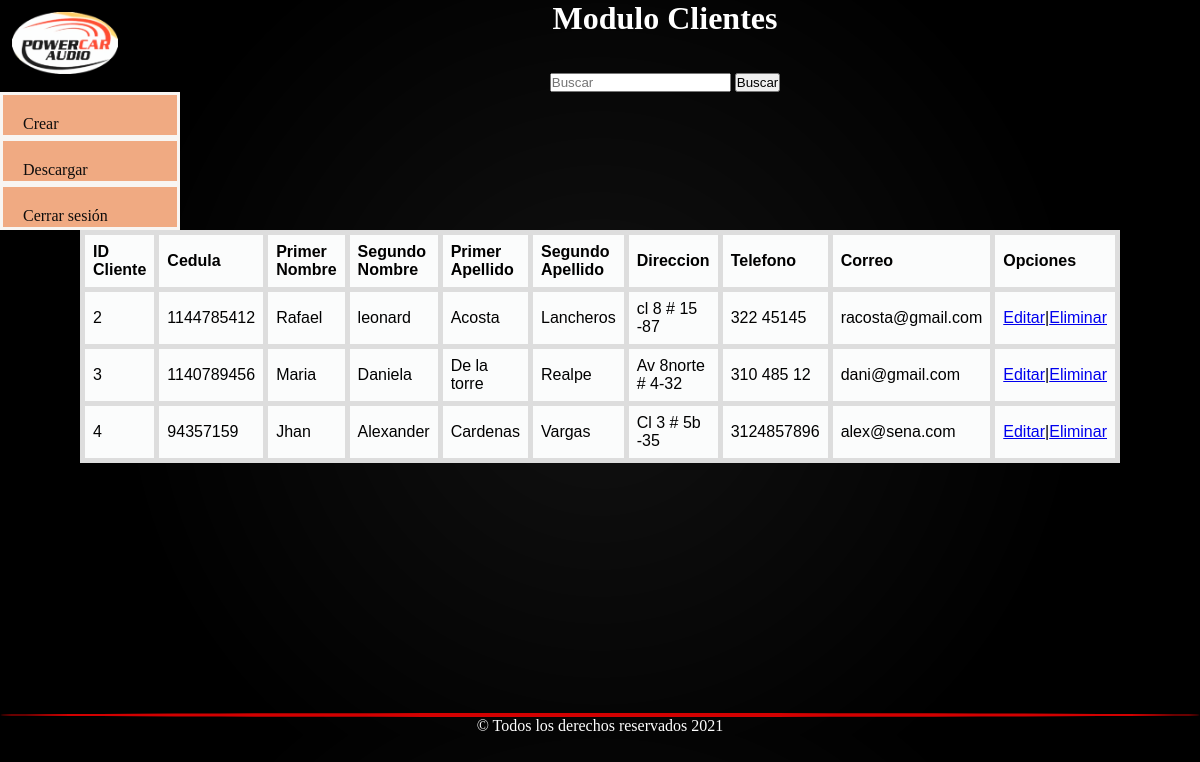
The page /Modulo_Clientes.php on the database its author committed.
### tables this page shows
CREATE TABLE `tbcliente` (
  `Cli_ID_Cliente` int(15) NOT NULL,
  `Cli_Cedula` int(14) NOT NULL,
  `Cli_P_Nombre` varchar(30) NOT NULL,
  `Cli_S_Nombre` varchar(30) NOT NULL,
  `Cli_P_Apellido` varchar(30) NOT NULL,
  `Cli_S_Apellido` varchar(30) NOT NULL,
  `Cli_Direccion` varchar(50) NOT NULL,
  `Cli_Telefono` varchar(10) NOT NULL,
  `Cli_Correo` varchar(50) NOT NULL
);

### includes/conexion_cliente.php (the view, shortened to what this page needs)
<?php
$servername = "localhost";
$username = "root";
$password = "";
$dbname = "db_powercaraudio";
$conn = mysqli_connect($servername, $username, $password, $dbname);
if (isset($_GET['busqueda'])) {
    $busqueda = $_GET['busqueda'];
    $sql = "SELECT * FROM `tbcliente` WHERE Cli_Cedula LIKE '%$busqueda%'";
} else {
    $sql = "SELECT * FROM tbcliente";
}
$result = mysqli_query($conn, $sql);
if (mysqli_num_rows($result) > 0) {
    while ($row = mysqli_fetch_assoc($result)) {
        $id = $row["Cli_ID_Cliente"];
        echo    "<tr>";
        echo "<td>" . $row["Cli_ID_Cliente"] . "</td>";
        echo "<td>" . $row["Cli_Cedula"] . "</td>";
        echo "<td>" . $row["Cli_P_Nombre"] . "</td>";
        echo "<td>" . $row["Cli_S_Nombre"] . "</td>";
        echo "<td>" . $row["Cli_P_Apellido"] . "</td>";
        echo "<td>" . $row["Cli_S_Apellido"] . "</td>";
        echo "<td>" . $row["Cli_Direccion"] . "</td>";
        echo "<td>" . $row["Cli_Telefono"] . "</td>";
        echo "<td>" . $row["Cli_Correo"] . "</td>";
        echo "<td><a href='../Modulo_Clientes/Editar_Eliminar_Cliente.php?cliente=$id'>Editar</a>|<a href='?cliente=$id'>Eliminar</a> </td>";
        echo "</tr>";
    }
} else {
    echo "0 results";
}

### Modulo_Clientes.php (shortened to what this page needs)
<!DOCTYPE html>
<html lang="es">
<head>
    <link rel="stylesheet" href="css/estilos_Mod_Clietes.css">
</head>
<body>
    <img class="img" src="Imag/CAR AUDIO.png" all="">
    <center>
        <h1 class="h1">Modulo Clientes</h1>
    </center>
    <br>><nav class="navbar navbar-light bg-light">
        <center>
            <div class="container-fluid">
                <form class="d-flex">
                    <input class="form-control me-2" type="text" name="busqueda" placeholder="Buscar" aria-label="Buscar">
                    <button class="btn btn-outline-success" type="submit">Buscar</button>
                </form>
            </div>
        </center>
    </nav>
    <nav>
        <ul>
            <li><a href="Crear_Cliente.php">Crear</a></li>
            <li><a href="#">Descargar</a></li>
            <li><a href="Pagina Principal.php">Cerrar sesión</a></li>
        </ul>
    </nav>
    <center>
        <table border="1" style="width:65%">
            <tr>
                <th>ID Cliente</th>
                <th>Cedula</th>
                <th>Primer Nombre</th>
                <th>Segundo Nombre</th>
                <th>Primer Apellido</th>
                <th>Segundo Apellido</th>
                <th>Direccion</th>
                <th>Telefono</th>
                <th>Correo</th>
                <th>Opciones</th>
            </tr>
            <?php
            include "includes/conexion_cliente.php";
            ?>
        </table>
    </center>
    <div class="linea border border-dark">-</div>
</body>
<div class="footer" <center>
    <footer>© Todos los derechos reservados 2021</footer>
</div>
</html>

### css/estilos_Mod_Clietes.css (style rules this page uses)
body { background: rgb(14,14,14); background: radial-gradient(circle, rgba(14,14,14,0.8211659663865546) 0%, rgba(0,0,0,0.927608543417367) 0%, rgba(0,0,0,1) 69%); }
.img { padding: 5px; margin: 5px; border: 2px solid black; float: left; width: 120px; }
.h1 { text-decoration: none; color: white; }
* { box-sizing:border-box; margin:0; padding:0; }
li { list-style-type:none; position:relative; width:120px; }
li a { text-decoration:none; display:inline-block; padding:20px 20px; width:180px; height:30px; border:3px solid rgb(248, 245, 242); color:rgb(14, 13, 13); background-color:rgb(240, 170, 130); }
.footer { text-decoration: none; color: white; text-align:center; }

### Modulo_Clientes.php (style rules this page uses)
.linea { margin-top: 250px; background-color: rgba(255, 0, 0, 0.822); height: 4px; border-radius: 100%; }
table { font-family: arial, sans-serif; border-collapse: collapse; width: 100%; }
td, th { border: 5px solid #dddddd; text-align: left; padding: 8px; }
tr { background-color: #FBFCFC; }

### rows shown on the page
tbcliente: Cli_ID_Cliente "2", Cli_Cedula "1144785412", Cli_P_Nombre "Rafael", Cli_S_Nombre "leonard", Cli_P_Apellido "Acosta", Cli_S_Apellido "Lancheros", Cli_Direccion "cl 8 # 15 -87", Cli_Telefono "322 45145", Cli_Correo "racosta@gmail.com"
tbcliente: Cli_ID_Cliente "3", Cli_Cedula "1140789456", Cli_P_Nombre "Maria", Cli_S_Nombre "Daniela", Cli_P_Apellido "De la torre", Cli_S_Apellido "Realpe", Cli_Direccion "Av 8norte # 4-32", Cli_Telefono "310 485 12", Cli_Correo "dani@gmail.com"
tbcliente: Cli_ID_Cliente "4", Cli_Cedula "94357159", Cli_P_Nombre "Jhan", Cli_S_Nombre "Alexander", Cli_P_Apellido "Cardenas", Cli_S_Apellido "Vargas", Cli_Direccion "Cl 3 # 5b -35", Cli_Telefono "3124857896", Cli_Correo "alex@sena.com"
